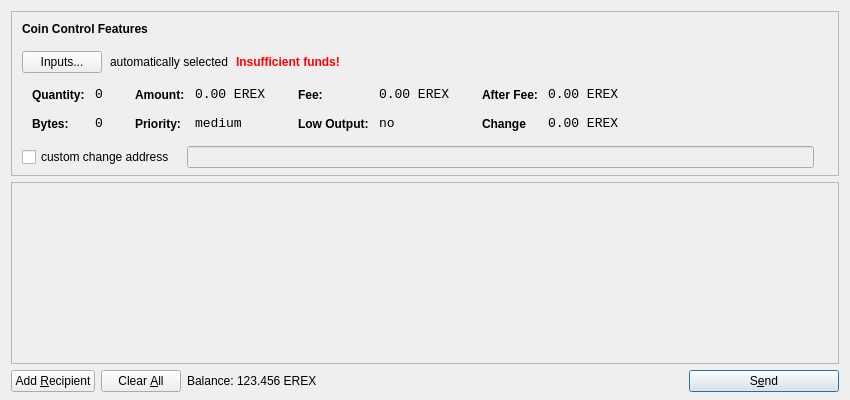
<?xml version="1.0" encoding="UTF-8"?>
<ui version="4.0">
 <class>SendCoinsDialog</class>
 <widget class="QDialog" name="SendCoinsDialog">
  <property name="geometry">
   <rect>
    <x>0</x>
    <y>0</y>
    <width>850</width>
    <height>400</height>
   </rect>
  </property>
  <property name="windowTitle">
   <string>Send Coins</string>
  </property>
  <layout class="QVBoxLayout" name="verticalLayout" stretch="0,1,0">
   <property name="bottomMargin">
    <number>8</number>
   </property>
   <item>
    <widget class="QFrame" name="frameCoinControl">
     <property name="sizePolicy">
      <sizepolicy hsizetype="Expanding" vsizetype="Expanding">
       <horstretch>0</horstretch>
       <verstretch>0</verstretch>
      </sizepolicy>
     </property>
     <property name="maximumSize">
      <size>
       <width>16777215</width>
       <height>16777215</height>
      </size>
     </property>
     <property name="frameShape">
      <enum>QFrame::StyledPanel</enum>
     </property>
     <property name="frameShadow">
      <enum>QFrame::Sunken</enum>
     </property>
     <layout class="QVBoxLayout" name="verticalLayoutCoinControl2">
      <property name="spacing">
       <number>-1</number>
      </property>
      <property name="leftMargin">
       <number>0</number>
      </property>
      <property name="topMargin">
       <number>0</number>
      </property>
      <property name="rightMargin">
       <number>0</number>
      </property>
      <property name="bottomMargin">
       <number>6</number>
      </property>
      <item>
       <layout class="QVBoxLayout" name="verticalLayoutCoinControl" stretch="0,0,0,0,1">
        <property name="spacing">
         <number>0</number>
        </property>
        <property name="leftMargin">
         <number>10</number>
        </property>
        <property name="topMargin">
         <number>10</number>
        </property>
        <item>
         <layout class="QHBoxLayout" name="horizontalLayoutCoinControl1">
          <property name="bottomMargin">
           <number>15</number>
          </property>
          <item>
           <widget class="QLabel" name="labelCoinControlFeatures">
            <property name="sizePolicy">
             <sizepolicy hsizetype="Preferred" vsizetype="Maximum">
              <horstretch>0</horstretch>
              <verstretch>0</verstretch>
             </sizepolicy>
            </property>
            <property name="font">
             <font>
              <weight>75</weight>
              <bold>true</bold>
             </font>
            </property>
            <property name="styleSheet">
             <string notr="true">font-weight:bold;</string>
            </property>
            <property name="text">
             <string>Coin Control Features</string>
            </property>
           </widget>
          </item>
         </layout>
        </item>
        <item>
         <layout class="QHBoxLayout" name="horizontalLayoutCoinControl2" stretch="0,0,0,0">
          <property name="spacing">
           <number>8</number>
          </property>
          <property name="bottomMargin">
           <number>10</number>
          </property>
          <item>
           <widget class="QPushButton" name="pushButtonCoinControl">
            <property name="styleSheet">
             <string notr="true"/>
            </property>
            <property name="text">
             <string>Inputs...</string>
            </property>
           </widget>
          </item>
          <item>
           <widget class="QLabel" name="labelCoinControlAutomaticallySelected">
            <property name="text">
             <string>automatically selected</string>
            </property>
            <property name="margin">
             <number>5</number>
            </property>
           </widget>
          </item>
          <item>
           <widget class="QLabel" name="labelCoinControlInsuffFunds">
            <property name="font">
             <font>
              <weight>75</weight>
              <bold>true</bold>
             </font>
            </property>
            <property name="styleSheet">
             <string notr="true">color:red;font-weight:bold;</string>
            </property>
            <property name="text">
             <string>Insufficient funds!</string>
            </property>
            <property name="margin">
             <number>5</number>
            </property>
           </widget>
          </item>
          <item>
           <spacer name="horizontalSpacerCoinControl">
            <property name="orientation">
             <enum>Qt::Horizontal</enum>
            </property>
            <property name="sizeHint" stdset="0">
             <size>
              <width>40</width>
              <height>1</height>
             </size>
            </property>
           </spacer>
          </item>
         </layout>
        </item>
        <item>
         <widget class="QWidget" name="widgetCoinControl" native="true">
          <property name="sizePolicy">
           <sizepolicy hsizetype="Preferred" vsizetype="Preferred">
            <horstretch>0</horstretch>
            <verstretch>0</verstretch>
           </sizepolicy>
          </property>
          <property name="minimumSize">
           <size>
            <width>0</width>
            <height>0</height>
           </size>
          </property>
          <property name="styleSheet">
           <string notr="true"/>
          </property>
          <layout class="QHBoxLayout" name="horizontalLayoutCoinControl5">
           <property name="margin">
            <number>0</number>
           </property>
           <item>
            <layout class="QHBoxLayout" name="horizontalLayoutCoinControl3" stretch="0,0,0,1">
             <property name="spacing">
              <number>20</number>
             </property>
             <property name="topMargin">
              <number>0</number>
             </property>
             <property name="bottomMargin">
              <number>10</number>
             </property>
             <item>
              <layout class="QFormLayout" name="formLayoutCoinControl1">
               <property name="horizontalSpacing">
                <number>10</number>
               </property>
               <property name="verticalSpacing">
                <number>14</number>
               </property>
               <property name="leftMargin">
                <number>10</number>
               </property>
               <property name="topMargin">
                <number>4</number>
               </property>
               <property name="rightMargin">
                <number>6</number>
               </property>
               <item row="0" column="0">
                <widget class="QLabel" name="labelCoinControlQuantityText">
                 <property name="styleSheet">
                  <string notr="true">font-weight:bold;</string>
                 </property>
                 <property name="text">
                  <string>Quantity:</string>
                 </property>
                 <property name="margin">
                  <number>0</number>
                 </property>
                </widget>
               </item>
               <item row="0" column="1">
                <widget class="QLabel" name="labelCoinControlQuantity">
                 <property name="font">
                  <font>
                   <family>Monospace</family>
                   <pointsize>10</pointsize>
                  </font>
                 </property>
                 <property name="cursor">
                  <cursorShape>IBeamCursor</cursorShape>
                 </property>
                 <property name="contextMenuPolicy">
                  <enum>Qt::ActionsContextMenu</enum>
                 </property>
                 <property name="text">
                  <string>0</string>
                 </property>
                 <property name="margin">
                  <number>0</number>
                 </property>
                 <property name="textInteractionFlags">
                  <set>Qt::LinksAccessibleByMouse|Qt::TextSelectableByKeyboard|Qt::TextSelectableByMouse</set>
                 </property>
                </widget>
               </item>
               <item row="1" column="0">
                <widget class="QLabel" name="labelCoinControlBytesText">
                 <property name="styleSheet">
                  <string notr="true">font-weight:bold;</string>
                 </property>
                 <property name="text">
                  <string>Bytes:</string>
                 </property>
                </widget>
               </item>
               <item row="1" column="1">
                <widget class="QLabel" name="labelCoinControlBytes">
                 <property name="font">
                  <font>
                   <family>Monospace</family>
                   <pointsize>10</pointsize>
                  </font>
                 </property>
                 <property name="cursor">
                  <cursorShape>IBeamCursor</cursorShape>
                 </property>
                 <property name="contextMenuPolicy">
                  <enum>Qt::ActionsContextMenu</enum>
                 </property>
                 <property name="text">
                  <string>0</string>
                 </property>
                 <property name="textInteractionFlags">
                  <set>Qt::LinksAccessibleByMouse|Qt::TextSelectableByKeyboard|Qt::TextSelectableByMouse</set>
                 </property>
                </widget>
               </item>
              </layout>
             </item>
             <item>
              <layout class="QFormLayout" name="formLayoutCoinControl2">
               <property name="horizontalSpacing">
                <number>10</number>
               </property>
               <property name="verticalSpacing">
                <number>14</number>
               </property>
               <property name="leftMargin">
                <number>6</number>
               </property>
               <property name="topMargin">
                <number>4</number>
               </property>
               <property name="rightMargin">
                <number>6</number>
               </property>
               <item row="0" column="0">
                <widget class="QLabel" name="labelCoinControlAmountText">
                 <property name="styleSheet">
                  <string notr="true">font-weight:bold;</string>
                 </property>
                 <property name="text">
                  <string>Amount:</string>
                 </property>
                 <property name="margin">
                  <number>0</number>
                 </property>
                </widget>
               </item>
               <item row="0" column="1">
                <widget class="QLabel" name="labelCoinControlAmount">
                 <property name="font">
                  <font>
                   <family>Monospace</family>
                   <pointsize>10</pointsize>
                  </font>
                 </property>
                 <property name="cursor">
                  <cursorShape>IBeamCursor</cursorShape>
                 </property>
                 <property name="contextMenuPolicy">
                  <enum>Qt::ActionsContextMenu</enum>
                 </property>
                 <property name="text">
                  <string notr="true">0.00 EREX</string>
                 </property>
                 <property name="textInteractionFlags">
                  <set>Qt::LinksAccessibleByMouse|Qt::TextSelectableByKeyboard|Qt::TextSelectableByMouse</set>
                 </property>
                </widget>
               </item>
               <item row="1" column="0">
                <widget class="QLabel" name="labelCoinControlPriorityText">
                 <property name="styleSheet">
                  <string notr="true">font-weight:bold;</string>
                 </property>
                 <property name="text">
                  <string>Priority:</string>
                 </property>
                </widget>
               </item>
               <item row="1" column="1">
                <widget class="QLabel" name="labelCoinControlPriority">
                 <property name="font">
                  <font>
                   <family>Monospace</family>
                   <pointsize>10</pointsize>
                  </font>
                 </property>
                 <property name="cursor">
                  <cursorShape>IBeamCursor</cursorShape>
                 </property>
                 <property name="contextMenuPolicy">
                  <enum>Qt::ActionsContextMenu</enum>
                 </property>
                 <property name="text">
                  <string>medium</string>
                 </property>
                 <property name="textInteractionFlags">
                  <set>Qt::LinksAccessibleByMouse|Qt::TextSelectableByKeyboard|Qt::TextSelectableByMouse</set>
                 </property>
                </widget>
               </item>
              </layout>
             </item>
             <item>
              <layout class="QFormLayout" name="formLayoutCoinControl3">
               <property name="horizontalSpacing">
                <number>10</number>
               </property>
               <property name="verticalSpacing">
                <number>14</number>
               </property>
               <property name="leftMargin">
                <number>6</number>
               </property>
               <property name="topMargin">
                <number>4</number>
               </property>
               <property name="rightMargin">
                <number>6</number>
               </property>
               <item row="0" column="0">
                <widget class="QLabel" name="labelCoinControlFeeText">
                 <property name="styleSheet">
                  <string notr="true">font-weight:bold;</string>
                 </property>
                 <property name="text">
                  <string>Fee:</string>
                 </property>
                 <property name="margin">
                  <number>0</number>
                 </property>
                </widget>
               </item>
               <item row="0" column="1">
                <widget class="QLabel" name="labelCoinControlFee">
                 <property name="font">
                  <font>
                   <family>Monospace</family>
                   <pointsize>10</pointsize>
                  </font>
                 </property>
                 <property name="cursor">
                  <cursorShape>IBeamCursor</cursorShape>
                 </property>
                 <property name="contextMenuPolicy">
                  <enum>Qt::ActionsContextMenu</enum>
                 </property>
                 <property name="text">
                  <string notr="true">0.00 EREX</string>
                 </property>
                 <property name="textInteractionFlags">
                  <set>Qt::LinksAccessibleByMouse|Qt::TextSelectableByKeyboard|Qt::TextSelectableByMouse</set>
                 </property>
                </widget>
               </item>
               <item row="1" column="0">
                <widget class="QLabel" name="labelCoinControlLowOutputText">
                 <property name="styleSheet">
                  <string notr="true">font-weight:bold;</string>
                 </property>
                 <property name="text">
                  <string>Low Output:</string>
                 </property>
                </widget>
               </item>
               <item row="1" column="1">
                <widget class="QLabel" name="labelCoinControlLowOutput">
                 <property name="font">
                  <font>
                   <family>Monospace</family>
                   <pointsize>10</pointsize>
                  </font>
                 </property>
                 <property name="cursor">
                  <cursorShape>IBeamCursor</cursorShape>
                 </property>
                 <property name="contextMenuPolicy">
                  <enum>Qt::ActionsContextMenu</enum>
                 </property>
                 <property name="text">
                  <string>no</string>
                 </property>
                 <property name="textInteractionFlags">
                  <set>Qt::LinksAccessibleByMouse|Qt::TextSelectableByKeyboard|Qt::TextSelectableByMouse</set>
                 </property>
                </widget>
               </item>
              </layout>
             </item>
             <item>
              <layout class="QFormLayout" name="formLayoutCoinControl4">
               <property name="horizontalSpacing">
                <number>10</number>
               </property>
               <property name="verticalSpacing">
                <number>14</number>
               </property>
               <property name="leftMargin">
                <number>6</number>
               </property>
               <property name="topMargin">
                <number>4</number>
               </property>
               <property name="rightMargin">
                <number>6</number>
               </property>
               <item row="0" column="0">
                <widget class="QLabel" name="labelCoinControlAfterFeeText">
                 <property name="styleSheet">
                  <string notr="true">font-weight:bold;</string>
                 </property>
                 <property name="text">
                  <string>After Fee:</string>
                 </property>
                 <property name="margin">
                  <number>0</number>
                 </property>
                </widget>
               </item>
               <item row="0" column="1">
                <widget class="QLabel" name="labelCoinControlAfterFee">
                 <property name="font">
                  <font>
                   <family>Monospace</family>
                   <pointsize>10</pointsize>
                  </font>
                 </property>
                 <property name="cursor">
                  <cursorShape>IBeamCursor</cursorShape>
                 </property>
                 <property name="contextMenuPolicy">
                  <enum>Qt::ActionsContextMenu</enum>
                 </property>
                 <property name="text">
                  <string notr="true">0.00 EREX</string>
                 </property>
                 <property name="textInteractionFlags">
                  <set>Qt::LinksAccessibleByMouse|Qt::TextSelectableByKeyboard|Qt::TextSelectableByMouse</set>
                 </property>
                </widget>
               </item>
               <item row="1" column="0">
                <widget class="QLabel" name="labelCoinControlChangeText">
                 <property name="styleSheet">
                  <string notr="true">font-weight:bold;</string>
                 </property>
                 <property name="text">
                  <string>Change</string>
                 </property>
                </widget>
               </item>
               <item row="1" column="1">
                <widget class="QLabel" name="labelCoinControlChange">
                 <property name="font">
                  <font>
                   <family>Monospace</family>
                   <pointsize>10</pointsize>
                  </font>
                 </property>
                 <property name="cursor">
                  <cursorShape>IBeamCursor</cursorShape>
                 </property>
                 <property name="contextMenuPolicy">
                  <enum>Qt::ActionsContextMenu</enum>
                 </property>
                 <property name="text">
                  <string notr="true">0.00 EREX</string>
                 </property>
                 <property name="textInteractionFlags">
                  <set>Qt::LinksAccessibleByMouse|Qt::TextSelectableByKeyboard|Qt::TextSelectableByMouse</set>
                 </property>
                </widget>
               </item>
              </layout>
             </item>
            </layout>
           </item>
          </layout>
         </widget>
        </item>
        <item>
         <layout class="QHBoxLayout" name="horizontalLayoutCoinControl4" stretch="0,0,0">
          <property name="spacing">
           <number>12</number>
          </property>
          <property name="sizeConstraint">
           <enum>QLayout::SetDefaultConstraint</enum>
          </property>
          <property name="topMargin">
           <number>5</number>
          </property>
          <property name="rightMargin">
           <number>5</number>
          </property>
          <item>
           <widget class="QCheckBox" name="checkBoxCoinControlChange">
            <property name="text">
             <string>custom change address</string>
            </property>
           </widget>
          </item>
          <item>
           <widget class="QLineEdit" name="lineEditCoinControlChange">
            <property name="enabled">
             <bool>false</bool>
            </property>
            <property name="sizePolicy">
             <sizepolicy hsizetype="Expanding" vsizetype="Fixed">
              <horstretch>0</horstretch>
              <verstretch>0</verstretch>
             </sizepolicy>
            </property>
           </widget>
          </item>
          <item>
           <widget class="QLabel" name="labelCoinControlChangeLabel">
            <property name="sizePolicy">
             <sizepolicy hsizetype="Preferred" vsizetype="Expanding">
              <horstretch>0</horstretch>
              <verstretch>0</verstretch>
             </sizepolicy>
            </property>
            <property name="minimumSize">
             <size>
              <width>0</width>
              <height>0</height>
             </size>
            </property>
            <property name="text">
             <string/>
            </property>
            <property name="margin">
             <number>3</number>
            </property>
           </widget>
          </item>
         </layout>
        </item>
        <item>
         <spacer name="verticalSpacerCoinControl">
          <property name="orientation">
           <enum>Qt::Vertical</enum>
          </property>
          <property name="sizeHint" stdset="0">
           <size>
            <width>800</width>
            <height>1</height>
           </size>
          </property>
         </spacer>
        </item>
       </layout>
      </item>
     </layout>
    </widget>
   </item>
   <item>
    <widget class="QScrollArea" name="scrollArea">
     <property name="widgetResizable">
      <bool>true</bool>
     </property>
     <widget class="QWidget" name="scrollAreaWidgetContents">
      <property name="geometry">
       <rect>
        <x>0</x>
        <y>0</y>
        <width>830</width>
        <height>165</height>
       </rect>
      </property>
      <layout class="QVBoxLayout" name="verticalLayout_2">
       <property name="margin">
        <number>0</number>
       </property>
       <item>
        <layout class="QVBoxLayout" name="entries">
         <property name="spacing">
          <number>6</number>
         </property>
        </layout>
       </item>
       <item>
        <spacer name="verticalSpacer">
         <property name="orientation">
          <enum>Qt::Vertical</enum>
         </property>
         <property name="sizeHint" stdset="0">
          <size>
           <width>20</width>
           <height>40</height>
          </size>
         </property>
        </spacer>
       </item>
      </layout>
     </widget>
    </widget>
   </item>
   <item>
    <layout class="QHBoxLayout" name="horizontalLayout">
     <item>
      <widget class="QPushButton" name="addButton">
       <property name="toolTip">
        <string>Send to multiple recipients at once</string>
       </property>
       <property name="text">
        <string>Add &amp;Recipient</string>
       </property>
       <property name="autoDefault">
        <bool>false</bool>
       </property>
      </widget>
     </item>
     <item>
      <widget class="QPushButton" name="clearButton">
       <property name="sizePolicy">
        <sizepolicy hsizetype="Minimum" vsizetype="Fixed">
         <horstretch>0</horstretch>
         <verstretch>0</verstretch>
        </sizepolicy>
       </property>
       <property name="toolTip">
        <string>Remove all transaction fields</string>
       </property>
       <property name="text">
        <string>Clear &amp;All</string>
       </property>
       <property name="autoRepeatDelay">
        <number>300</number>
       </property>
       <property name="autoDefault">
        <bool>false</bool>
       </property>
      </widget>
     </item>
     <item>
      <layout class="QHBoxLayout" name="horizontalLayout_2">
       <property name="spacing">
        <number>3</number>
       </property>
       <item>
        <widget class="QLabel" name="label">
         <property name="sizePolicy">
          <sizepolicy hsizetype="Preferred" vsizetype="Fixed">
           <horstretch>0</horstretch>
           <verstretch>0</verstretch>
          </sizepolicy>
         </property>
         <property name="text">
          <string>Balance:</string>
         </property>
        </widget>
       </item>
       <item>
        <widget class="QLabel" name="labelBalance">
         <property name="sizePolicy">
          <sizepolicy hsizetype="Preferred" vsizetype="Fixed">
           <horstretch>0</horstretch>
           <verstretch>0</verstretch>
          </sizepolicy>
         </property>
         <property name="cursor">
          <cursorShape>IBeamCursor</cursorShape>
         </property>
         <property name="text">
          <string notr="true">123.456 EREX</string>
         </property>
         <property name="textInteractionFlags">
          <set>Qt::LinksAccessibleByMouse|Qt::TextSelectableByKeyboard|Qt::TextSelectableByMouse</set>
         </property>
        </widget>
       </item>
      </layout>
     </item>
     <item>
      <spacer name="horizontalSpacer">
       <property name="orientation">
        <enum>Qt::Horizontal</enum>
       </property>
       <property name="sizeHint" stdset="0">
        <size>
         <width>40</width>
         <height>20</height>
        </size>
       </property>
      </spacer>
     </item>
     <item>
      <widget class="QPushButton" name="sendButton">
       <property name="minimumSize">
        <size>
         <width>150</width>
         <height>0</height>
        </size>
       </property>
       <property name="toolTip">
        <string>Confirm the send action</string>
       </property>
       <property name="text">
        <string>S&amp;end</string>
       </property>
       <property name="icon">
        <iconset resource="../bitcoin.qrc">
         <normaloff>:/icons/send</normaloff>:/icons/send</iconset>
       </property>
       <property name="default">
        <bool>true</bool>
       </property>
      </widget>
     </item>
    </layout>
   </item>
  </layout>
 </widget>
 <resources>
  <include location="../bitcoin.qrc"/>
 </resources>
 <connections/>
</ui>
